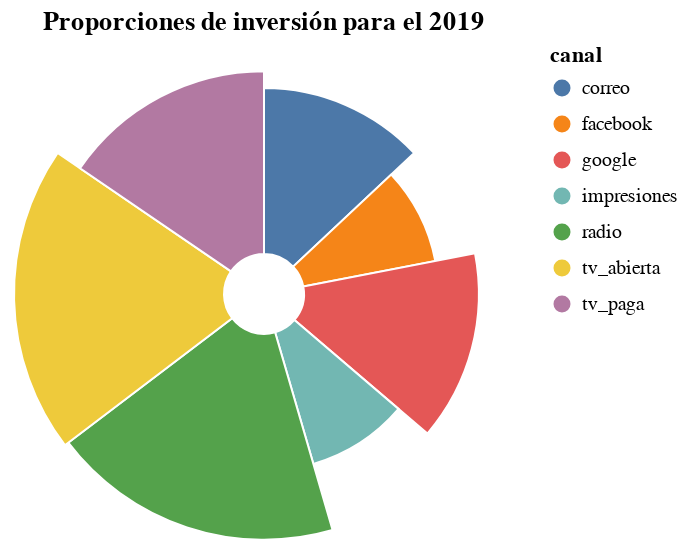

Notebook cell for this chart:
### Code cell
composition_year(2019, 'Proporciones de inversión para el 2019')

### Figure 1 — Vega-Lite specification as saved in the notebook (floating-point values rounded to 4 significant figures)
{"config": {"view": {"continuousWidth": 400, "continuousHeight": 300, "strokeWidth": 0}}, "data": {"name": "data-e7d8e935ef24b6d2e1f2c0f62126084d"}, "mark": {"type": "arc", "innerRadius": 20, "stroke": "#fff"}, "encoding": {"color": {"field": "canal", "type": "nominal"}, "radius": {"field": "PercentOfTotal", "scale": {"rangeMin": 10, "scheme": "dark2", "type": "sqrt", "zero": true}, "type": "quantitative"}, "theta": {"field": "PercentOfTotal", "stack": true, "type": "quantitative"}, "tooltip": [{"field": "PercentOfTotal", "format": ".2f", "title": "Proporción:", "type": "quantitative"}, {"field": "inversion", "format": "~s", "title": "Inversión:", "type": "quantitative"}]}, "height": 250, "title": "Proporciones de inversión para el 2019", "transform": [{"joinaggregate": [{"op": "sum", "field": "inversion", "as": "TotalInvestment"}]}, {"calculate": "datum.inversion / datum.TotalInvestment", "as": "PercentOfTotal"}], "width": 250, "$schema": "https://vega.github.io/schema/vega-lite/v4.17.0.json", "datasets": {"data-e7d8e935ef24b6d2e1f2c0f62126084d": [{"canal": "correo", "inversion": 90880.0}, {"canal": "facebook", "inversion": 62710.0}, {"canal": "google", "inversion": 99810.0}, {"canal": "impresiones", "inversion": 64670.0}, {"canal": "radio", "inversion": 133900.0}, {"canal": "tv_abierta", "inversion": 139000.0}, {"canal": "tv_paga", "inversion": 108000.0}]}}
